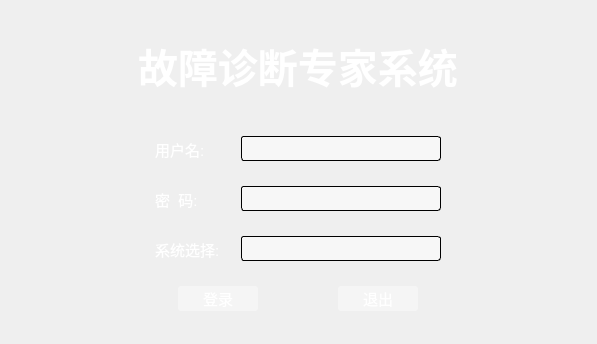
<?xml version="1.0" encoding="UTF-8"?>
<ui version="4.0">
 <class>MainWindow3</class>
 <widget class="QMainWindow" name="MainWindow3">
  <property name="geometry">
   <rect>
    <x>0</x>
    <y>0</y>
    <width>597</width>
    <height>344</height>
   </rect>
  </property>
  <property name="windowTitle">
   <string>MainWindow</string>
  </property>
  <property name="styleSheet">
   <string notr="true">#centralwidget{
border-radius:20px;
border-image: url(:/新前缀/img/bg.jpg);
}
QLabel{
color:#ffffff;
}
QPushButton{
padding:2px 2px 2px 2px;
background-color: rgba(255,255,255,100);
border-style:none;
border-radius: 3px;
color:#ffffff;
}

QPushButton:hover{
padding:2px 2px 2px 2px;
background-color: rgba(220, 220, 220,200);
border-radius: 3px;
}

QPushButton:pressed {
	padding:2px 2px 2px 2px;
    /* 改变背景色 */  
    background-color:rgba(180, 180, 180,100);  
    /* 改变边框风格 */  
    border-style:inset;  
    /* 使文字有一点移动 */
    padding-left:1px;
    padding-top:1px;
	border-radius: 3px;
}

#pushButton_close{
background-color:rgba(180, 180, 180,0);  
padding:2px 2px 2px 2px;
border-style:none;
border-radius: 3px;
color:#ffffff;
image: url(:/新前缀/img/关闭.png);
}

#pushButton_close:hover{
background-color:rgba(180, 180, 180,50);  
padding:2px 2px 2px 2px;
border-radius: 3px;
image: url(:/新前缀/img/关闭1.png);
}

#pushButton_close:pressed {
background-color:rgba(180, 180, 180,0);  
	padding:2px 2px 2px 2px;
    /* 改变边框风格 */  
    border-style:inset;  
    /* 使文字有一点移动 */
    padding-left:1px;
    padding-top:1px;
	border-radius: 3px;
}
QLineEdit{
background-color: rgba(255, 255, 255,120);
border: 1px solid #000000;
border-radius:3px;
color:#ffffff;
padding-left: 5px;
}
QLineEdit:hover
{
	border:1px solid rgba(31,156,220) ;
}

QComboBox{
background-color: rgba(255, 255, 255,120);
border: 1px solid #000000;
border-radius:3px;
color:#ffffff;
padding-left: 5px;
}
QComboBox:hover
{
    border:1px solid rgba(30,150,220);
}
/*点击combox的样式*/
QComboBox:on
{
	border-radius:3px;
	background-color: rgba(255, 255, 255,120);
    color:rgb(255,255,255);
    border:1px solid rgba(30,150,220);
}
/*下拉框的样式*/
QComboBox QAbstractItemView 
{
    outline: 0px solid gray;  /*取消选中虚线*/
    border:1px solid rgba(30,150,220);
    color: rgb(255,255,255);
	background-color: rgba(255, 255, 255,120);
    selection-background-color: rgb(90,90,90);   
}
 /*选中每一项高度*/
QComboBox QAbstractItemView::item
 { 
	height: 40px;  
 }
/*选中每一项的字体颜色和背景颜色*/
QComboBox QAbstractItemView::item:selected 
{
    color: rgb(31,163,246);
	background-color: rgb(90,90,90); 
}
 /*下拉箭头的边框*/
QComboBox::drop-down 
{
	border:none;
}
 /*下拉箭头样式*/
QComboBox::down-arrow 
{
    right:10px;/*控制箭头左右偏移*/
    width: 9px;  
    height: 9px;   
    image: url(:/新前缀/img/下箭头.png);
}</string>
  </property>
  <widget class="QWidget" name="centralwidget">
   <layout class="QVBoxLayout" name="verticalLayout">
    <property name="spacing">
     <number>0</number>
    </property>
    <property name="leftMargin">
     <number>0</number>
    </property>
    <property name="topMargin">
     <number>0</number>
    </property>
    <property name="rightMargin">
     <number>0</number>
    </property>
    <property name="bottomMargin">
     <number>20</number>
    </property>
    <item>
     <widget class="QWidget" name="widget" native="true">
      <property name="minimumSize">
       <size>
        <width>0</width>
        <height>40</height>
       </size>
      </property>
      <property name="maximumSize">
       <size>
        <width>16777215</width>
        <height>40</height>
       </size>
      </property>
      <layout class="QHBoxLayout" name="horizontalLayout">
       <property name="spacing">
        <number>0</number>
       </property>
       <property name="leftMargin">
        <number>0</number>
       </property>
       <property name="topMargin">
        <number>10</number>
       </property>
       <property name="rightMargin">
        <number>20</number>
       </property>
       <property name="bottomMargin">
        <number>0</number>
       </property>
       <item>
        <spacer name="horizontalSpacer">
         <property name="orientation">
          <enum>Qt::Horizontal</enum>
         </property>
         <property name="sizeHint" stdset="0">
          <size>
           <width>40</width>
           <height>20</height>
          </size>
         </property>
        </spacer>
       </item>
       <item>
        <widget class="QPushButton" name="pushButton_close">
         <property name="minimumSize">
          <size>
           <width>24</width>
           <height>24</height>
          </size>
         </property>
         <property name="maximumSize">
          <size>
           <width>20</width>
           <height>20</height>
          </size>
         </property>
         <property name="text">
          <string/>
         </property>
         <property name="iconSize">
          <size>
           <width>24</width>
           <height>24</height>
          </size>
         </property>
        </widget>
       </item>
      </layout>
     </widget>
    </item>
    <item alignment="Qt::AlignHCenter">
     <widget class="QLabel" name="label">
      <property name="minimumSize">
       <size>
        <width>0</width>
        <height>50</height>
       </size>
      </property>
      <property name="maximumSize">
       <size>
        <width>16777215</width>
        <height>50</height>
       </size>
      </property>
      <property name="font">
       <font>
        <family>楷体</family>
        <pointsize>30</pointsize>
        <weight>75</weight>
        <bold>true</bold>
       </font>
      </property>
      <property name="text">
       <string>故障诊断专家系统</string>
      </property>
     </widget>
    </item>
    <item>
     <spacer name="verticalSpacer">
      <property name="orientation">
       <enum>Qt::Vertical</enum>
      </property>
      <property name="sizeHint" stdset="0">
       <size>
        <width>20</width>
        <height>40</height>
       </size>
      </property>
     </spacer>
    </item>
    <item alignment="Qt::AlignHCenter">
     <widget class="QWidget" name="widget_2" native="true">
      <property name="minimumSize">
       <size>
        <width>0</width>
        <height>50</height>
       </size>
      </property>
      <property name="maximumSize">
       <size>
        <width>16777215</width>
        <height>50</height>
       </size>
      </property>
      <layout class="QHBoxLayout" name="horizontalLayout_2">
       <item>
        <widget class="QLabel" name="label_2">
         <property name="minimumSize">
          <size>
           <width>80</width>
           <height>0</height>
          </size>
         </property>
         <property name="maximumSize">
          <size>
           <width>80</width>
           <height>16777215</height>
          </size>
         </property>
         <property name="font">
          <font>
           <pointsize>11</pointsize>
          </font>
         </property>
         <property name="text">
          <string>用户名:</string>
         </property>
        </widget>
       </item>
       <item>
        <widget class="QLineEdit" name="LEyhm">
         <property name="minimumSize">
          <size>
           <width>200</width>
           <height>25</height>
          </size>
         </property>
         <property name="maximumSize">
          <size>
           <width>200</width>
           <height>25</height>
          </size>
         </property>
         <property name="font">
          <font>
           <pointsize>11</pointsize>
          </font>
         </property>
        </widget>
       </item>
      </layout>
     </widget>
    </item>
    <item alignment="Qt::AlignHCenter">
     <widget class="QWidget" name="widget_3" native="true">
      <property name="minimumSize">
       <size>
        <width>0</width>
        <height>50</height>
       </size>
      </property>
      <property name="maximumSize">
       <size>
        <width>16777215</width>
        <height>50</height>
       </size>
      </property>
      <layout class="QHBoxLayout" name="horizontalLayout_4">
       <item>
        <widget class="QLabel" name="label_4">
         <property name="minimumSize">
          <size>
           <width>80</width>
           <height>0</height>
          </size>
         </property>
         <property name="maximumSize">
          <size>
           <width>80</width>
           <height>16777215</height>
          </size>
         </property>
         <property name="font">
          <font>
           <pointsize>11</pointsize>
          </font>
         </property>
         <property name="text">
          <string>密  码:</string>
         </property>
        </widget>
       </item>
       <item>
        <widget class="QLineEdit" name="LEmm">
         <property name="minimumSize">
          <size>
           <width>200</width>
           <height>25</height>
          </size>
         </property>
         <property name="maximumSize">
          <size>
           <width>200</width>
           <height>25</height>
          </size>
         </property>
         <property name="font">
          <font>
           <pointsize>11</pointsize>
          </font>
         </property>
         <property name="echoMode">
          <enum>QLineEdit::Password</enum>
         </property>
        </widget>
       </item>
      </layout>
     </widget>
    </item>
    <item alignment="Qt::AlignHCenter">
     <widget class="QWidget" name="widget_4" native="true">
      <property name="minimumSize">
       <size>
        <width>0</width>
        <height>50</height>
       </size>
      </property>
      <property name="maximumSize">
       <size>
        <width>16777215</width>
        <height>50</height>
       </size>
      </property>
      <layout class="QHBoxLayout" name="horizontalLayout_5">
       <item>
        <widget class="QLabel" name="label_5">
         <property name="minimumSize">
          <size>
           <width>80</width>
           <height>0</height>
          </size>
         </property>
         <property name="maximumSize">
          <size>
           <width>80</width>
           <height>16777215</height>
          </size>
         </property>
         <property name="font">
          <font>
           <pointsize>11</pointsize>
          </font>
         </property>
         <property name="text">
          <string>系统选择:</string>
         </property>
        </widget>
       </item>
       <item>
        <widget class="QComboBox" name="cbox">
         <property name="minimumSize">
          <size>
           <width>200</width>
           <height>25</height>
          </size>
         </property>
         <property name="maximumSize">
          <size>
           <width>200</width>
           <height>25</height>
          </size>
         </property>
         <property name="font">
          <font>
           <pointsize>11</pointsize>
          </font>
         </property>
        </widget>
       </item>
      </layout>
     </widget>
    </item>
    <item alignment="Qt::AlignHCenter">
     <widget class="QWidget" name="widget_5" native="true">
      <property name="minimumSize">
       <size>
        <width>0</width>
        <height>50</height>
       </size>
      </property>
      <property name="maximumSize">
       <size>
        <width>16777215</width>
        <height>50</height>
       </size>
      </property>
      <layout class="QHBoxLayout" name="horizontalLayout_6">
       <property name="spacing">
        <number>80</number>
       </property>
       <item>
        <widget class="QPushButton" name="PB0_1">
         <property name="minimumSize">
          <size>
           <width>80</width>
           <height>25</height>
          </size>
         </property>
         <property name="maximumSize">
          <size>
           <width>80</width>
           <height>25</height>
          </size>
         </property>
         <property name="font">
          <font>
           <pointsize>11</pointsize>
          </font>
         </property>
         <property name="text">
          <string>登录</string>
         </property>
        </widget>
       </item>
       <item>
        <widget class="QPushButton" name="PB0_2">
         <property name="minimumSize">
          <size>
           <width>80</width>
           <height>25</height>
          </size>
         </property>
         <property name="maximumSize">
          <size>
           <width>80</width>
           <height>25</height>
          </size>
         </property>
         <property name="font">
          <font>
           <pointsize>11</pointsize>
          </font>
         </property>
         <property name="text">
          <string>退出</string>
         </property>
        </widget>
       </item>
      </layout>
     </widget>
    </item>
   </layout>
  </widget>
 </widget>
 <resources>
  <include location="img.qrc"/>
 </resources>
 <connections/>
</ui>
